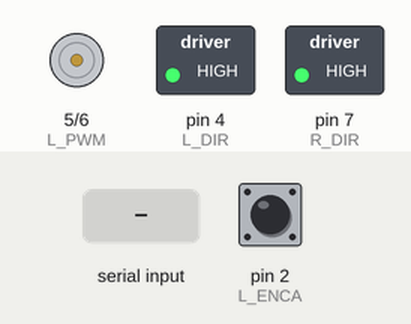
The sketch below on a simulated Arduino Uno, built with avr-gcc and run on an emulated ATmega328P. On the bench: motor-driver pin pairs drawn as motors (green arrow = first pin HIGH = forward, orange = second pin HIGH = backward, longer = more drive), switched loads named in the sketch (green lamp = pin HIGH). The test bench sets the inputs (shaded band); at power-on: pin 2 (L_ENCA) HIGH. What the sketch prints to the serial monitor is not drawn.

Above: at 1.2 s.
1.3 s: "CMD:,45\n" received over Serial
At 1.6 s:
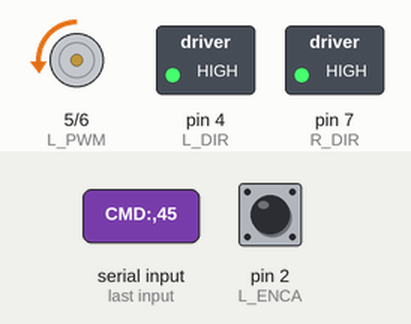
Timing chart, 0 to 4.3 s (numbered marks = the images above; inputs shaded):
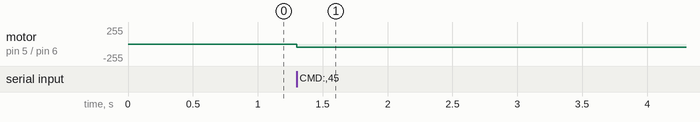

The sketch:

2motor_arduino_code_encoder.ino
```cpp
#include <Arduino.h>

// ---------------- LEFT MOTOR ----------------
#define L_PWM 5
#define L_DIR 4
#define L_ENCA 2
#define L_ENCB 3

// ---------------- RIGHT MOTOR ----------------
#define R_PWM 6
#define R_DIR 7
#define R_ENCA 18
#define R_ENCB 19

// ---------------- ENCODER VARIABLES ----------------
volatile long leftTicks = 0;
volatile long rightTicks = 0;

const int ticks_per_rev = 683;
const float wheel_diameter = 0.115;
const float wheel_circumference = 3.1416 * wheel_diameter;

// ---------------- TIMING VARIABLE ----------------
unsigned long last_enc_time = 0;

// ---------------- SETUP ----------------
void setup() {
  Serial.begin(115200);
  Serial.setTimeout(10); // CRITICAL: Prevents 1-second freezing on bad serial packets

  pinMode(L_PWM, OUTPUT);
  pinMode(L_DIR, OUTPUT);
  pinMode(R_PWM, OUTPUT);
  pinMode(R_DIR, OUTPUT);

  pinMode(L_ENCA, INPUT);
  pinMode(L_ENCB, INPUT);
  pinMode(R_ENCA, INPUT);
  pinMode(R_ENCB, INPUT);

  attachInterrupt(digitalPinToInterrupt(L_ENCA), leftEncoderISR, RISING);
  attachInterrupt(digitalPinToInterrupt(R_ENCA), rightEncoderISR, RISING);

  digitalWrite(L_DIR, HIGH);
  digitalWrite(R_DIR, HIGH);
}

// ---------------- LOOP ----------------
void loop() {

  // 1. NON-BLOCKING READ: Process ALL available serial data instantly
  while (Serial.available()) {
    String data = Serial.readStringUntil('\n');

    if (data.startsWith("CMD:")) {
      int commaIndex = data.indexOf(',');

      // CRITICAL: Only parse if the string isn't corrupted (contains a comma)
      if (commaIndex != -1) {
        float leftPWM = data.substring(4, commaIndex).toFloat();
        float rightPWM = data.substring(commaIndex + 1).toFloat();

        digitalWrite(L_DIR, leftPWM >= 0 ? HIGH : LOW);
        digitalWrite(R_DIR, rightPWM >= 0 ? HIGH : LOW);

        analogWrite(L_PWM, abs(leftPWM));
        analogWrite(R_PWM, abs(rightPWM));
      }
    }
  }

  // 2. NON-BLOCKING DELAY: Send encoder data every 20ms WITHOUT stopping the loop
  if (millis() - last_enc_time >= 20) {
    last_enc_time = millis(); // Reset timer

    Serial.print("ENC:");
    Serial.print(leftTicks);
    Serial.print(",");
    Serial.println(rightTicks);
  }
}

// ---------------- ENCODER ISRs ----------------
void leftEncoderISR() {
  if (digitalRead(L_ENCB))
    leftTicks++;
  else
    leftTicks--;
}

void rightEncoderISR() {
  if (digitalRead(R_ENCB))
    rightTicks++;
  else
    rightTicks--;
}
```

Measured:
- after the input at 1.3 s, motor on pin 5 (L_PWM) / pin 6 (R_PWM): stopped → backward 45/255 at once
